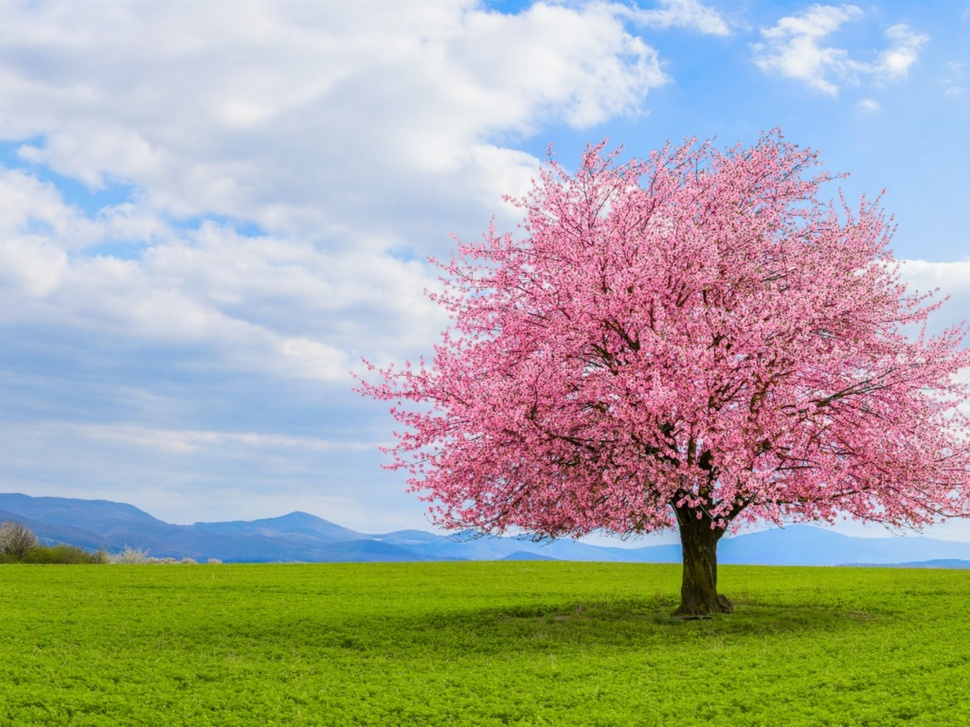
#> input picture landscape.jpg, 970 x 727 px, shrunk from 1600 x 1200 before the run, given in place of the camera
$ jupyter execute Camshift.ipynb   (text cells are left out)
#> lines starting #> are read from the running program, lines starting #| are printed output that depends on the picture; after the words box and inside, x2 and y2 are one past the last pixel; in counts of white or black regions, pixels touching at a corner belong together
[cell 1]
import numpy as np
import cv2

capture = cv2.VideoCapture(0)

prviFrame = None

while True:
    ret, frame = capture.read()
#> frame is the input picture: shape (727, 970, 3); mean B, G, R 159, 169.3, 168.1
    frameColor = frame
    frame = cv2.cvtColor(frame, cv2.COLOR_BGR2GRAY)
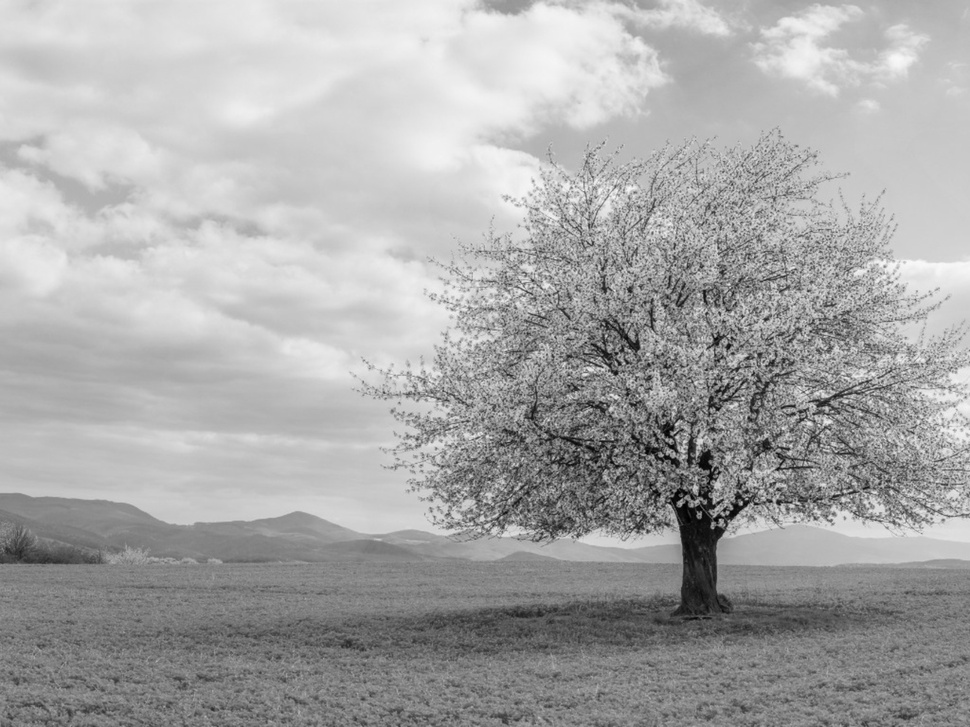
#> frame: shape (727, 970); min 0, max 249, mean 167.8
    frame = cv2.GaussianBlur(frame, (21, 21), 0)
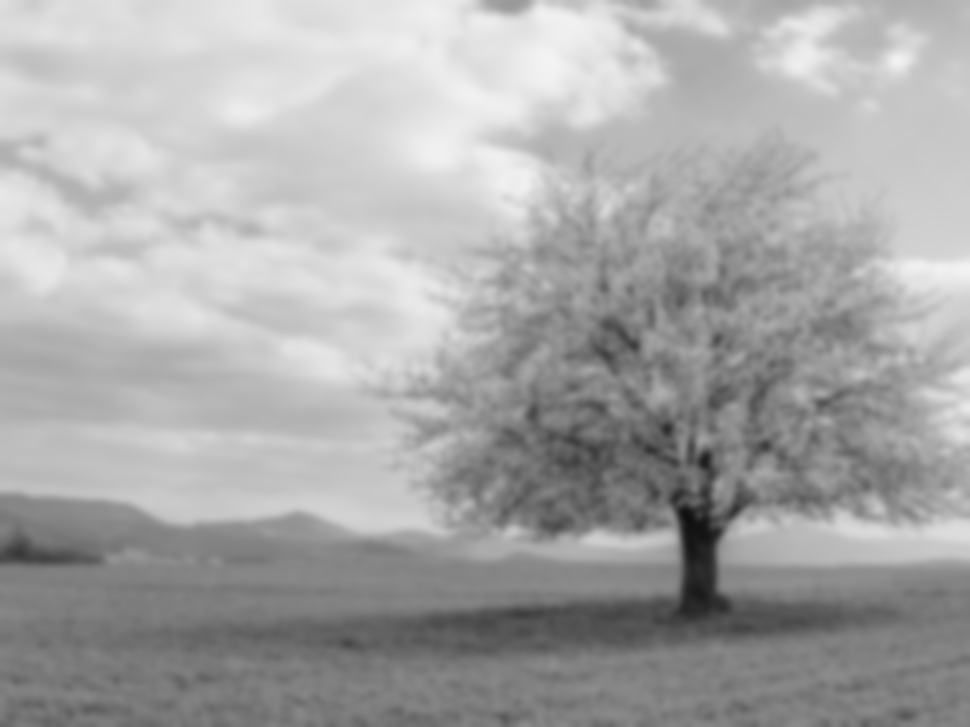
#> frame: shape (727, 970); min 15, max 243, mean 167.8
    if prviFrame is None:
        prviFrame = frame
        continue

    if cv2.waitKey(10) & 0xFF == ord("q"):
        capture.release()
        cv2.destroyAllWindows()
        break


    razlika = cv2.absdiff(prviFrame,frame)
    thresh = cv2.threshold(razlika, 25, 255, cv2.THRESH_BINARY)[1]

    cv2.imshow("Original",frame)
    cv2.imshow("Razlika", razlika)
    cv2.imshow("Thresh", thresh)
    cv2.waitKey(1)


    thresh = cv2.dilate(thresh, None, iterations=2)
    contours, hierarchy = cv2.findContours(thresh.copy(), cv2.RETR_EXTERNAL,cv2.CHAIN_APPROX_SIMPLE)
    if len(contours) != 0:
        c_max = max(contours, key=cv2.contourArea)
        x,y,w,h = cv2.boundingRect(c_max)
        cv2.rectangle(frameColor,(x,y),(x+w,y+h),(0,255,0),2)
        #cv2.drawContours(frameColor, contours, i, (255, 0, 0), 1)
    cv2.imshow("Color", frameColor)

[cell 2]
import cv2
capture = cv2.VideoCapture(0)

backSub = cv2.createBackgroundSubtractorMOG2()

#backSub = cv2.createBackgroundSubtractorKNN()
while True:
    ret, frame = capture.read()
    if frame is None:
        break

    fgMask = backSub.apply(frame)
#> fgMask: shape (727, 970); every value is 127

    thresh = cv2.threshold(fgMask, 25, 255, cv2.THRESH_BINARY)[1]
#> thresh: shape (727, 970); every value is 255
    contours, hierarchy = cv2.findContours(thresh.copy(), cv2.RETR_EXTERNAL,cv2.CHAIN_APPROX_SIMPLE)
#> contours = [[[0, 0], [0, 726], [969, 726], [969, 0]]]
    if len(contours) != 0:
        c_max = max(contours, key=cv2.contourArea)
#> c_max = [[0, 0], [0, 726], [969, 726], [969, 0]]
        x,y,w,h = cv2.boundingRect(c_max)
#> x = 0; y = 0; w = 970; h = 727
        cv2.rectangle(frame,(x,y),(x+w,y+h),(0,255,0),2)
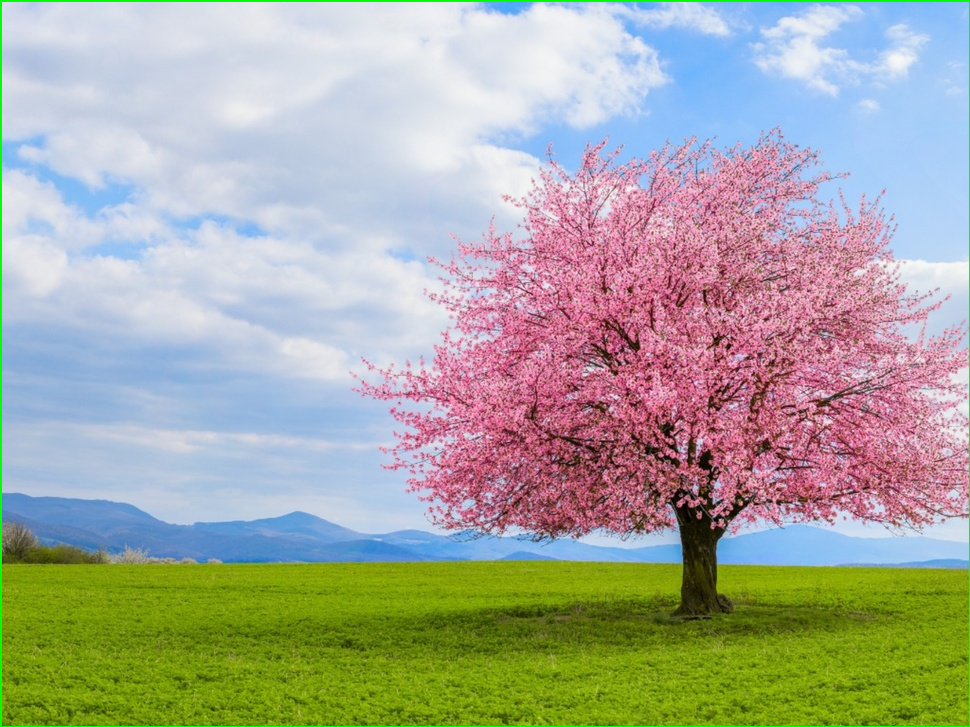
#> frame: shape (727, 970, 3); 0.72% of pixels changed, all inside (x1, y1, x2, y2) = (0, 0, 970, 727)

    cv2.imshow('Frame', frame)
    cv2.imshow('FG Mask', fgMask)

    #keyboard = cv2.waitKey(30)
    if cv2.waitKey(300) & 0xFF == ord("q"):
#> (key q is pressed here)
        cv2.destroyAllWindows()
        capture.release()
        break

[cell 3]
import cv2
import numpy as np
events = [i for i in dir(cv2) if 'EVENT' in i]
print(events)
global xLZ
global yLZ
global xLast
global yLast
global frame
xLZ = 0
yLZ = 0
frame = None
def clickOnImage(event, x, y, flags, param):
    global frame, xLZ, yLZ, xLast, yLast
    if event == cv2.EVENT_LBUTTONUP:
        #print("EVENT_LBUTTONUP ({},{})".format(x,y))
        xLZ = 0
        yLZ = 0

    if event == cv2.EVENT_LBUTTONDOWN:
        #print("EVENT_LBUTTONDOWN ({},{})".format(x,y))
        xLZ = x
        yLZ = y

    if event == cv2.EVENT_MOUSEMOVE:
        #print("EVENT_MOUSEMOVE ({},{})".format(x,y))
        xLast = x
        yLast = y

capture = cv2.VideoCapture(0)
cv2.namedWindow("Slika")
cv2.setMouseCallback("Slika", clickOnImage)
miniFrame = None
track_window = None
while(1):
    ret, frame = capture.read()
    if ret == True:
        if xLZ != 0 or yLZ != 0:
            cv2.rectangle(frame,(xLZ,yLZ),(xLast,yLast),(0,255,0),2)

        cv2.imshow('Slika',frame)
        if cv2.waitKey(100) & 0xFF == ord("q"):
#> (key q is pressed here)

$ run again, on burgirLight.png
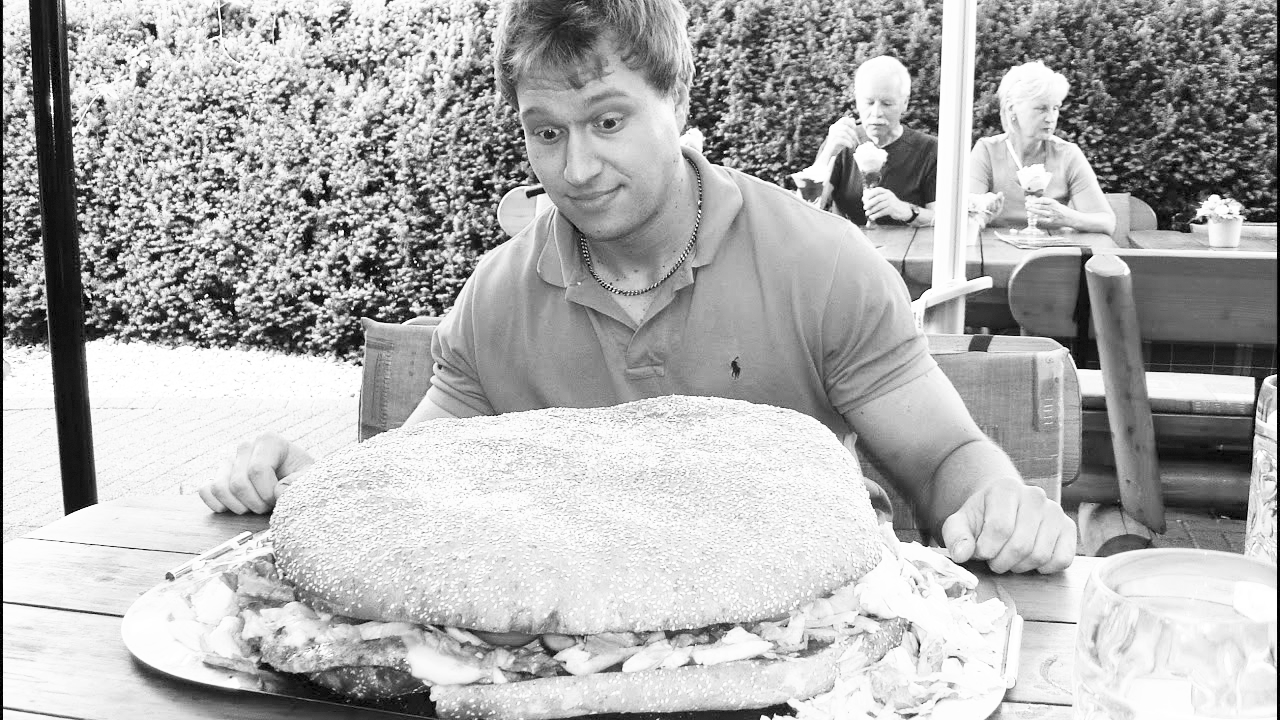
#> input picture burgirLight.png, 1280 x 720 px, given in place of the camera
#> frame is the input picture: shape (720, 1280, 3); min 0, max 255, mean 175.1
#> `fgMask = backSub.apply(frame)`:
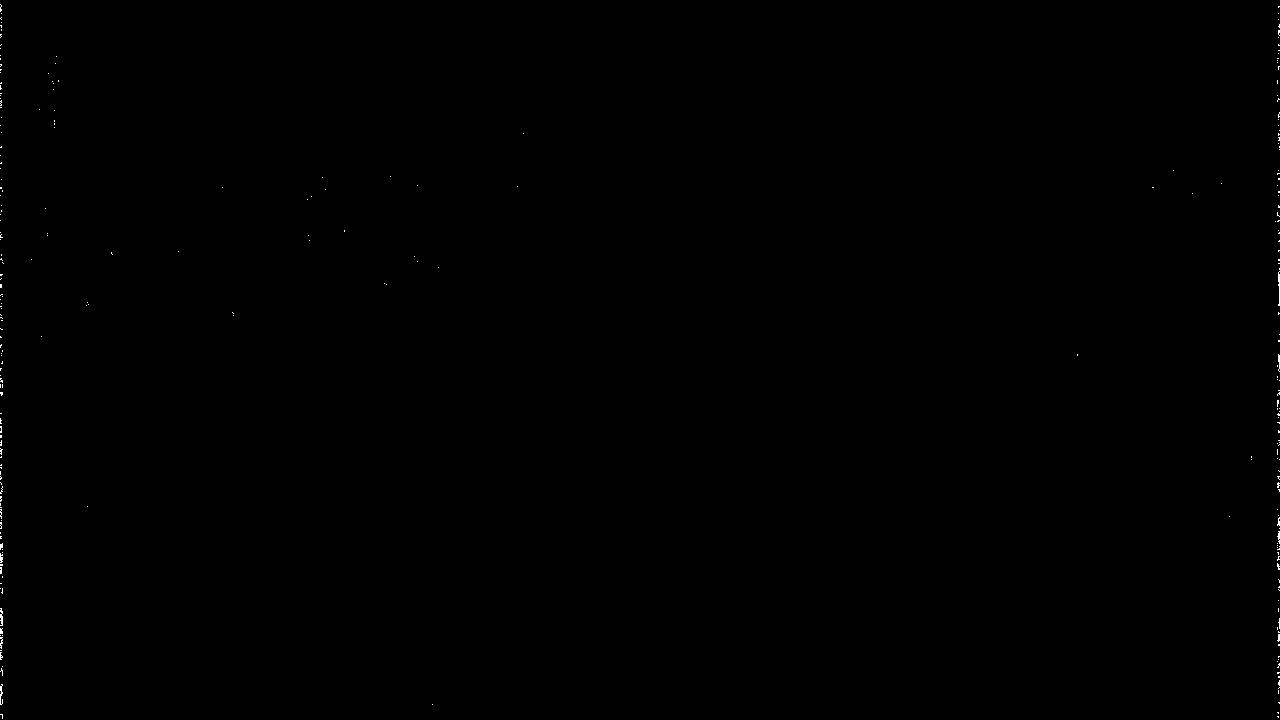
#> fgMask: shape (720, 1280); values 127 (black) and 255 (white), 0.11% white in thin lines or dots
#> thresh: shape (720, 1280); every value is 255
#> contours = [[[0, 0], [0, 719], [1279, 719], [1279, 0]]]
#> c_max = [[0, 0], [0, 719], [1279, 719], [1279, 0]]
#> x = 0; w = 1280; h = 720
#> `cv2.rectangle(frame,(x,y),(x+w,y+h),(0,255,0),2)`:
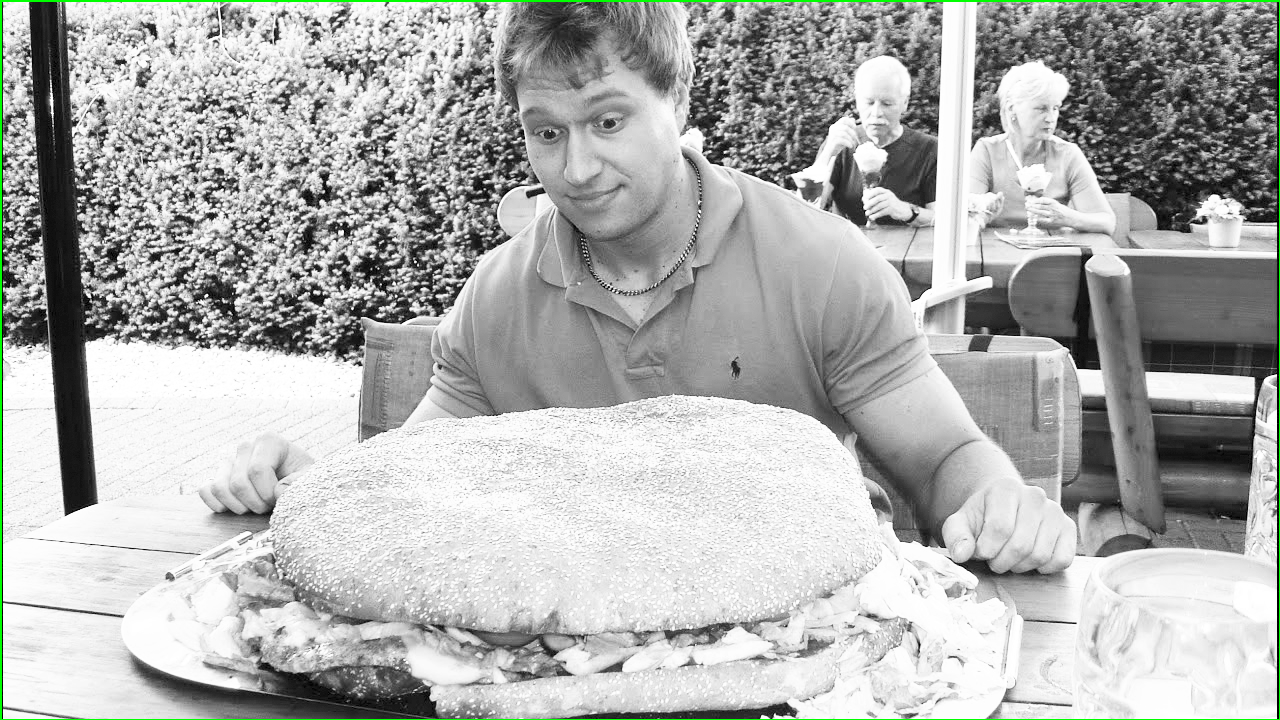
#> frame: shape (720, 1280, 3); 0.65% of pixels changed, all inside (x1, y1, x2, y2) = (0, 0, 1280, 720)
